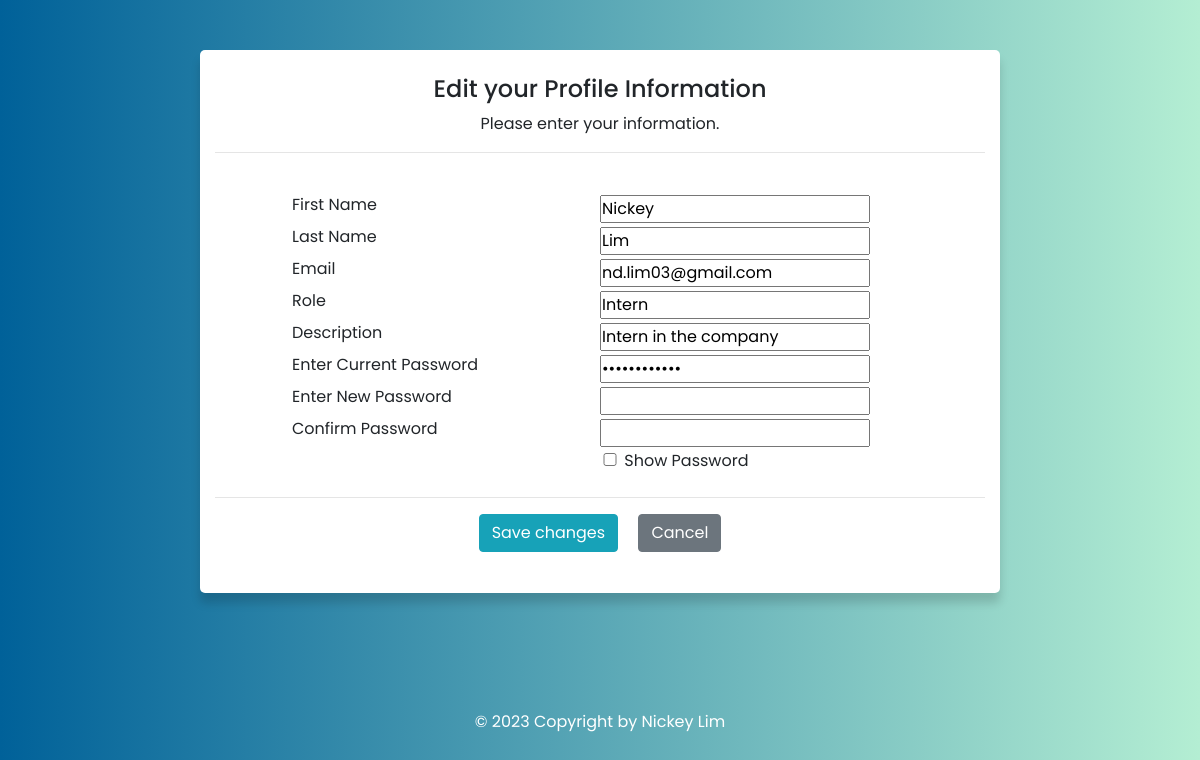
Page /edit_details.php (signed in) on the committed database.
### tables this page shows
CREATE TABLE `user` (
  `u_id` int(3) NOT NULL,
  `r_id` int(3) NOT NULL,
  `first_name` varchar(50) NOT NULL,
  `last_name` varchar(50) NOT NULL,
  `Email` varchar(200) NOT NULL,
  `c_pass` varchar(50) NOT NULL,
  `role` varchar(100) NOT NULL,
  `description` varchar(200) NOT NULL,
  `type` varchar(50) NOT NULL
);

### edit_details.php (the view, shortened to what this page needs)
<?php
include "conn.php";
$type = $_SESSION["type"];
$sessionId = $_SESSION["u_id"];
$admin = mysqli_fetch_assoc(mysqli_query($conn, "SELECT * FROM user WHERE u_id = $sessionId"));
?>
<!DOCTYPE html>
<html>
<head>
    <link rel="stylesheet" href="css/style.css">
    <link rel="stylesheet" href="https://cdn.jsdelivr.net/npm/bootstrap@4.1.3/dist/css/bootstrap.min.css">
</head>
<body>
    <?php
    include "conn.php";
    $query = "SELECT * FROM user WHERE u_id ='$sessionId'";
    $result = mysqli_query($conn, $query) or die(mysqli_error($conn));
    while ($row = mysqli_fetch_array($result)) {
        $i = $row['first_name'];
        $a = $row['last_name'];
        $b = $row['Email'];
        $d = $row['role'];
        $e = $row['description'];
    }
    ?>
    <div class="container" style="max-width: 800px;">
        <form method="post" action="update_profile.php">
            <h4 style="text-align:center;">Edit your Profile Information</h4>
            <p style="text-align:center;">Please enter your information.</p>
            <hr>
            <center>
                <br>
                <table style="width: 80%;">
                    <tr>
                        <td width="50%"><label>First Name</label></td>
                        <td width="50%"><input type="text" name="f_name" value="<?php echo $i; ?>" required></td>
                    </tr>
                    <tr>
                        <td><label>Last Name</label></td>
                        <td><input type="text" name="l_name" value="<?php echo $a; ?>" required></td>
                    </tr>
                    <tr>
                        <td><label>Email</label></td>
                        <td><input type="email" name="email" value="<?php echo $b; ?>" required></td>
                    </tr>
                    <tr>
                        <td><label>Role</label></td>
                        <td><input type="text" name="role" value="<?php echo $d; ?>" required></td>
                    </tr>
                    <tr>
                        <td><label>Description</label></td>
                        <td><input type="text" name="desc" value="<?php echo $e; ?>" required></td>
                    </tr>
                    <tr>
                        <td><label>Enter Current Password</label></td>
                        <td><input type="password" name="cur_pass" value="<?php echo $admin['c_pass'] ?>" minlength="8" id="pswrd" required></td>
                    </tr>
                    <tr>
                        <td><label>Enter New Password</label></td>
                        <td><input type="password" name="n_pass" value="" id="pswrd1" minlength="8"></td>
                    </tr>
                    <tr>
                        <td><label>Confirm Password</label></td>
                        <td><input type="password" name="c_pass" value="" id="pswrd2" minlength="8"></td>
                    </tr>
                    <tr>
                        <td></td>
                        <td>
                            <input type="checkbox" id="show" onclick="toggleVisibility()" style="width: 20px;">
                            <label for="show">Show Password</label>
                        </td>
                    </tr>
                </table>
                <hr>
                <p><button type="submit" name="submit" class="btn btn-info">Save changes</button>
                    <?php
                    if ($type === 'admin') {
                    ?>
                        <a href="admin_homepage.php" class="btn btn-secondary ml-3">Cancel</a>
                    <?php
                    } else {
                    ?>
                        <a href="user_homepage.php" class="btn btn-secondary ml-3">Cancel</a>
                    <?php
                    }
                    ?>
        </form>
    </div>
    <footer>
        <div class="text-center p-3" style=" width: 100%; color:white;">
            © 2023 Copyright by Nickey Lim
        </div>
    </footer>
</body>
</html>

### css/style.css (style rules this page uses)
* { margin: 0; padding: 0; box-sizing: border-box; font-family: "Poppins", sans-serif; }
html, body { display: grid; height: 100vh; width: 100%; place-items: center; background: linear-gradient(to right, #006199 0%, #b4eed3 100%); }
.container { background: #fff; max-width: 350px; width: 100%; padding: 25px 30px; border-radius: 5px; box-shadow: 0 10px 10px rgba(0, 0, 0, 0.15); }

### edit_details.php (style rules this page uses)
input[type=text], input[type=password], input[type=email] { width: 270px; }

### rows in the picture
user: f_name "Nickey", l_name "Lim", email "nd.lim03@gmail.com", role "Intern", desc "Intern in the company"
